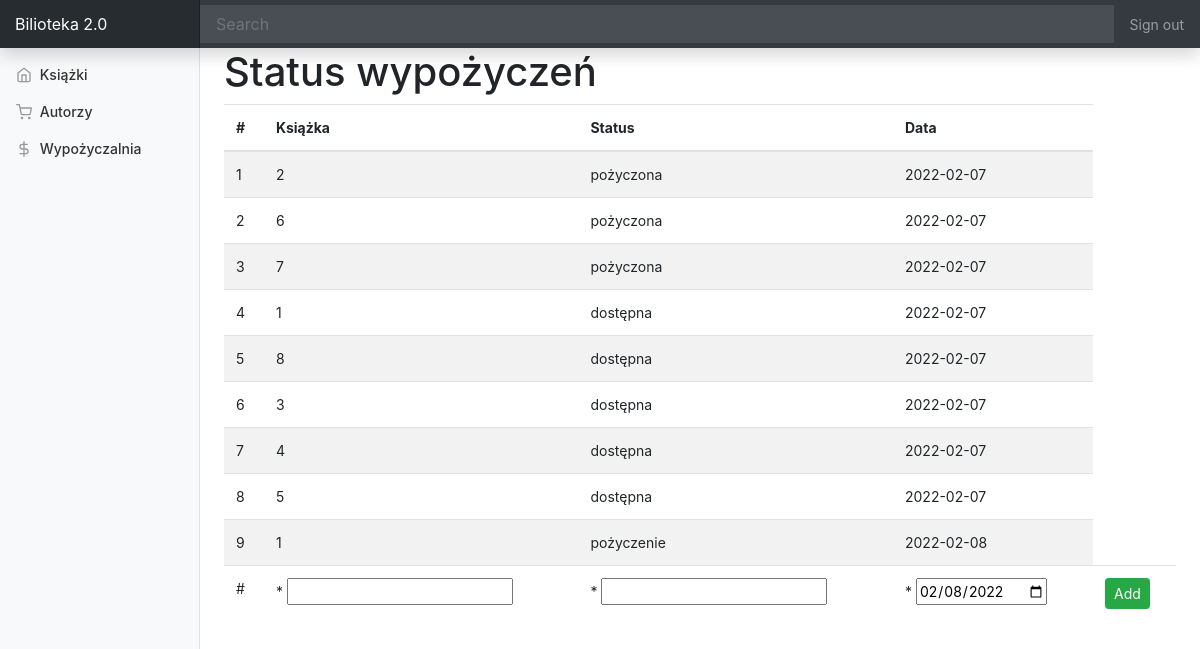
/borrow, run on an earlier commit of the app's database.
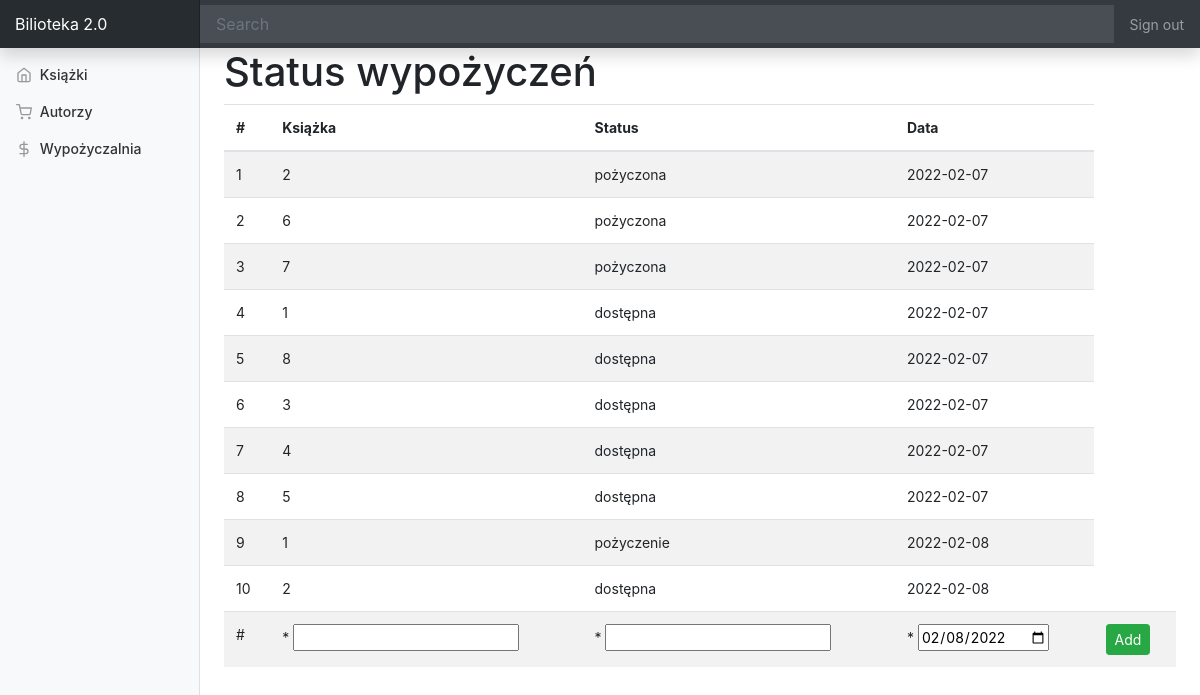
And on a later commit of the database.
### app/models_sqlalchemy.py (models this page shows, shortened)
class Borrow(db.Model):
    id = db.Column(db.Integer, primary_key=True)
    book_id = db.Column(db.Integer, db.ForeignKey("book.id"))
    status = db.Column(db.String(50), index=True, default="pożyczona")
    date = db.Column(db.Date, default=datetime.utcnow)

### app/routes.py (the view)
@app.route("/<table_name>", methods=["GET", "POST"])
def table(table_name):
    results = models_sqlite.table.get_table(table_name)
    if table_name == "book":
        form = forms.BookForm()
    elif table_name == "author":
        form = forms.AuthorForm()
    elif table_name == "borrow":
        form = forms.BorrowForm()
    if request.method == "POST":
        if form.validate_on_submit():
            models_sqlite.table.add(table_name,form.data)
    return render_template(f"{table_name}s.html", results=results, form=form)

### app/forms.py
class BorrowForm(FlaskForm):
    book_id = IntegerField("book_id", validators=[DataRequired()])
    status = StringField("series", validators=[DataRequired()])
    date = DateField("date", validators=[DataRequired()], default=datetime.utcnow)

### app/models_sqlite.py (called while the page is built)
    def get_table(self,table_name):
        self.table_name = table_name
        self.conn = engine.connect()
        table = Table(self.table_name, metadata, autoload=True, autoload_with=engine)
        with self.conn as conn:
            result = conn.execute(table.select()).fetchall()
        return result

### app/templates/borrows.html (shortened to what this page needs)
{% extends "base.html" %}
{% block content %}
<h1>Status wypożyczeń</h1>
<table class="table table-striped">
    <thead>
      <tr>
        <th scope="col">#</th>
        <th scope="col">Książka</th>
        <th scope="col">Status</th>
        <th scope="col">Data</th>
      </tr>
    </thead>
    <tbody>
    {% for result in results %}
      <tr>
        <td>{{ result[0] }}</td>
        <td>{{ result[1] }}</td>
        <td>{{ result[2] }}</td>
        <td>{{ result[3] }}</td>
      </tr>
    {% endfor %}
    <form method="POST" action="/borrow">
      <tr>
        <td>#</th>
        <td>* {{ form.book_id }}</td>
        <td>* {{ form.status }}</td>
        <td>* {{ form.date }}</td>
        <td><button type="submit" class="btn btn-success btn-sm">Add</button></td>
      </tr>
    </form>
    </tbody>
</table>
{% endblock %}

What changed in the data, as far as the page shows it:
added Borrow: id "10", book "2", status "dostępna", date "2022-02-08"
